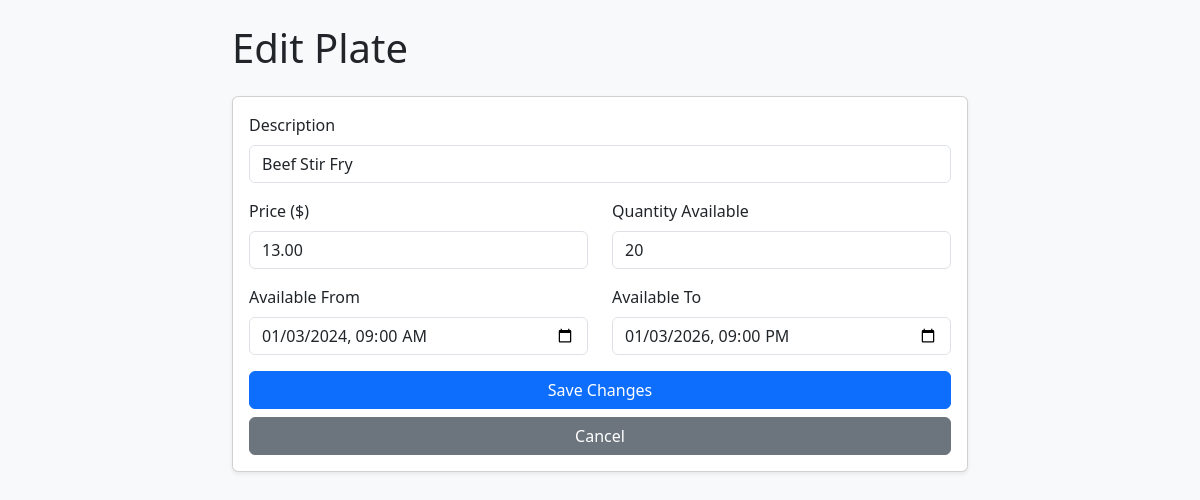
/edit_plate.php?id=4 (signed in), run on the app's committed database.
### tables this page shows
CREATE TABLE Plates (
    id INT AUTO_INCREMENT PRIMARY KEY,
    owner_id INT NOT NULL,
    description VARCHAR(256),
    available_from DATETIME NOT NULL,
    available_to DATETIME NOT NULL,
    price DECIMAL(10,2) NOT NULL,
    quantity_available INT NOT NULL,
    FOREIGN KEY (owner_id) REFERENCES Users(id)
);

### edit_plate.php (the view, shortened to what this page needs)
<?php
$plateData = null;
global $db_conn;
if (isset($_GET['id'])) {
    $plate_id = intval($_GET['id']);
    $owner_id = $_SESSION['user']['id'];
    $stmt = $db_conn->prepare("SELECT * FROM Plates WHERE id = ? AND owner_id = ?");
    $stmt->bind_param("ii", $plate_id, $owner_id);
    $stmt->execute();
    $result = $stmt->get_result();
    $plateData = $result->fetch_assoc();
} else {
    header("Location: restaurant_homepage.php");
    exit();
}
?>
<!DOCTYPE html>
<html lang="en">
<head>
    <link href="https://cdn.jsdelivr.net/npm/bootstrap@5.3.0/dist/css/bootstrap.min.css" rel="stylesheet">
</head>
<body class="bg-light">
<div class="container py-4">
    <div class="row justify-content-center">
        <div class="col-md-8">
            <h1 class="mb-4">Edit Plate</h1>
            <div class="card shadow-sm">
                <div class="card-body">
                    <form method="post">
                        <div class="mb-3">
                            <label class="form-label">Description</label>
                            <input type="text" name="description" class="form-control"
                                   value="<?php echo htmlspecialchars($plateData['description']); ?>" required>
                        </div>
                        <div class="row mb-3">
                            <div class="col">
                                <label class="form-label">Price ($)</label>
                                <input type="number" step="0.01" name="price" class="form-control"
                                       value="<?php echo htmlspecialchars($plateData['price']); ?>" required>
                            </div>
                            <div class="col">
                                <label class="form-label">Quantity Available</label>
                                <input type="number" name="quantity" class="form-control"
                                       value="<?php echo intval($plateData['quantity_available']); ?>" required>
                            </div>
                        </div>
                        <div class="row mb-3">
                            <div class="col">
                                <label class="form-label">Available From</label>
                                <input type="datetime-local" name="available_from" class="form-control"
                                       value="<?php echo date('Y-m-d\TH:i', strtotime($plateData['available_from'])); ?>" required>
                            </div>
                            <div class="col">
                                <label class="form-label">Available To</label>
                                <input type="datetime-local" name="available_to" class="form-control"
                                       value="<?php echo date('Y-m-d\TH:i', strtotime($plateData['available_to'])); ?>" required>
                            </div>
                        </div>
                        <div class="d-grid gap-2">
                            <button type="submit" class="btn btn-primary">Save Changes</button>
                            <a href="restaurant_homepage.php" class="btn btn-secondary">Cancel</a>
                        </div>
                    </form>
                </div>
            </div>
        </div>
    </div>
</div>
</body>
</html>

### data on the page
plates: description "Beef Stir Fry", price "13.00", quantity "20", available_from "01/03/2024 09:00", available_to "01/03/2026 21:00"
